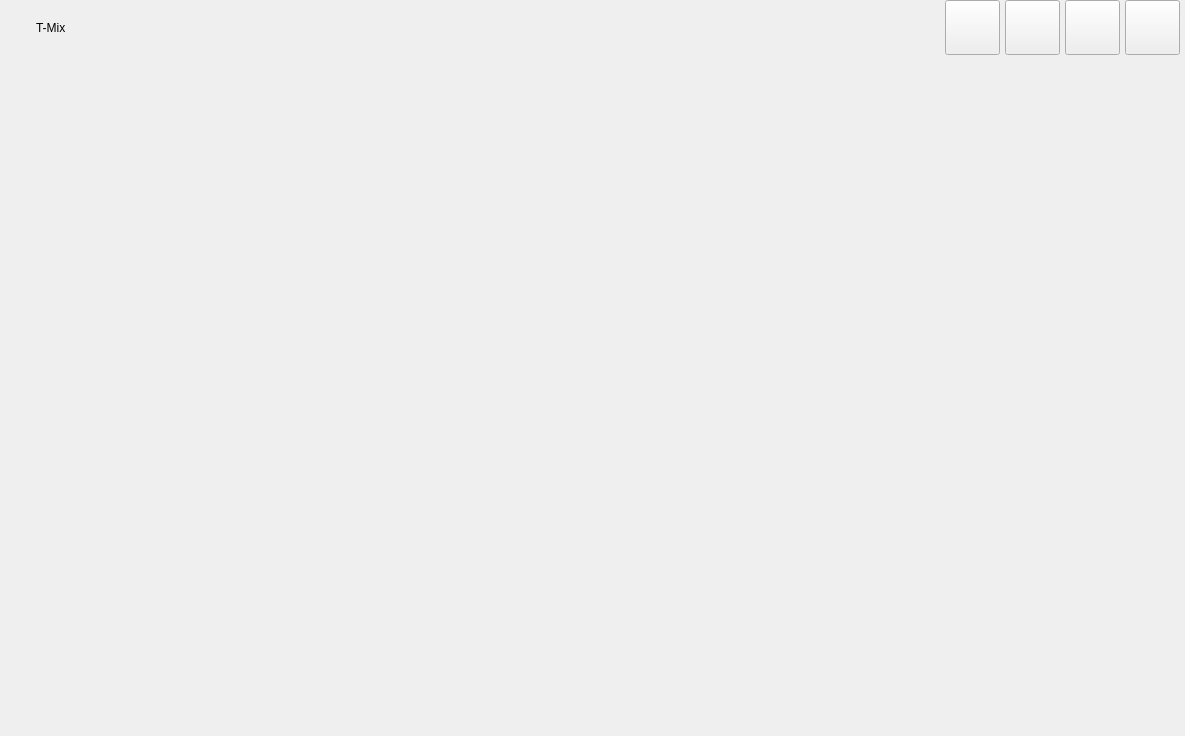
<?xml version="1.0" encoding="UTF-8"?>
<ui version="4.0">
 <class>MainWindow</class>
 <widget class="QMainWindow" name="MainWindow">
  <property name="geometry">
   <rect>
    <x>0</x>
    <y>0</y>
    <width>1185</width>
    <height>736</height>
   </rect>
  </property>
  <property name="windowTitle">
   <string>MainWindow</string>
  </property>
  <widget class="QWidget" name="WGBackGround">
   <property name="styleSheet">
    <string notr="true"/>
   </property>
   <property name="XUIStyleClass" stdset="0">
    <string>Body</string>
   </property>
   <layout class="QVBoxLayout" name="verticalLayout">
    <property name="spacing">
     <number>0</number>
    </property>
    <property name="leftMargin">
     <number>0</number>
    </property>
    <property name="topMargin">
     <number>0</number>
    </property>
    <property name="rightMargin">
     <number>0</number>
    </property>
    <property name="bottomMargin">
     <number>0</number>
    </property>
    <item>
     <widget class="QWidget" name="TitleBar" native="true">
      <property name="minimumSize">
       <size>
        <width>0</width>
        <height>55</height>
       </size>
      </property>
      <property name="maximumSize">
       <size>
        <width>16777215</width>
        <height>55</height>
       </size>
      </property>
      <layout class="QHBoxLayout" name="horizontalLayout_2">
       <property name="spacing">
        <number>5</number>
       </property>
       <property name="leftMargin">
        <number>15</number>
       </property>
       <property name="topMargin">
        <number>0</number>
       </property>
       <property name="rightMargin">
        <number>5</number>
       </property>
       <property name="bottomMargin">
        <number>0</number>
       </property>
       <item>
        <widget class="QLabel" name="LBLogo">
         <property name="minimumSize">
          <size>
           <width>16</width>
           <height>16</height>
          </size>
         </property>
         <property name="maximumSize">
          <size>
           <width>16</width>
           <height>16</height>
          </size>
         </property>
         <property name="styleSheet">
          <string notr="true">image: url(:/static/images/icon_logo.svg);</string>
         </property>
         <property name="text">
          <string/>
         </property>
        </widget>
       </item>
       <item>
        <widget class="QLabel" name="LBTitle">
         <property name="text">
          <string>T-Mix</string>
         </property>
         <property name="XUIStyleClass" stdset="0">
          <string>Title</string>
         </property>
        </widget>
       </item>
       <item>
        <widget class="QPushButton" name="BtnAboutUS">
         <property name="minimumSize">
          <size>
           <width>55</width>
           <height>55</height>
          </size>
         </property>
         <property name="maximumSize">
          <size>
           <width>55</width>
           <height>55</height>
          </size>
         </property>
         <property name="toolTip">
          <string>关于我们</string>
         </property>
         <property name="text">
          <string/>
         </property>
         <property name="icon">
          <iconset resource="../resource.qrc">
           <normaloff>:/static/images/icon_aboutus_def.svg</normaloff>:/static/images/icon_aboutus_def.svg</iconset>
         </property>
        </widget>
       </item>
       <item>
        <widget class="QPushButton" name="BtnMinimized">
         <property name="minimumSize">
          <size>
           <width>55</width>
           <height>55</height>
          </size>
         </property>
         <property name="maximumSize">
          <size>
           <width>55</width>
           <height>55</height>
          </size>
         </property>
         <property name="toolTip">
          <string>最小化</string>
         </property>
         <property name="text">
          <string/>
         </property>
         <property name="icon">
          <iconset resource="../resource.qrc">
           <normaloff>:/static/images/icon_min.svg</normaloff>:/static/images/icon_min.svg</iconset>
         </property>
        </widget>
       </item>
       <item>
        <widget class="QPushButton" name="BtnMaximized">
         <property name="minimumSize">
          <size>
           <width>55</width>
           <height>55</height>
          </size>
         </property>
         <property name="maximumSize">
          <size>
           <width>55</width>
           <height>55</height>
          </size>
         </property>
         <property name="toolTip">
          <string>最大化</string>
         </property>
         <property name="text">
          <string/>
         </property>
         <property name="icon">
          <iconset resource="../resource.qrc">
           <normaloff>:/static/images/icon_max.svg</normaloff>
           <activeon>:/static/images/icon_restore.svg</activeon>
           <selectedon>:/static/images/icon_restore.svg</selectedon>:/static/images/icon_max.svg</iconset>
         </property>
         <property name="checkable">
          <bool>true</bool>
         </property>
        </widget>
       </item>
       <item>
        <widget class="QPushButton" name="BtnClose">
         <property name="minimumSize">
          <size>
           <width>55</width>
           <height>55</height>
          </size>
         </property>
         <property name="maximumSize">
          <size>
           <width>55</width>
           <height>55</height>
          </size>
         </property>
         <property name="toolTip">
          <string>关闭程序</string>
         </property>
         <property name="text">
          <string/>
         </property>
         <property name="icon">
          <iconset resource="../resource.qrc">
           <normaloff>:/static/images/icon_close.svg</normaloff>:/static/images/icon_close.svg</iconset>
         </property>
         <property name="XUIBtn" stdset="0">
          <string>BtnClose</string>
         </property>
        </widget>
       </item>
      </layout>
     </widget>
    </item>
    <item>
     <widget class="QStackedWidget" name="SWBodyPages">
      <property name="currentIndex">
       <number>1</number>
      </property>
      <widget class="QWidget" name="MainPage">
       <layout class="QVBoxLayout" name="verticalLayout_2">
        <property name="spacing">
         <number>0</number>
        </property>
        <property name="leftMargin">
         <number>0</number>
        </property>
        <property name="topMargin">
         <number>0</number>
        </property>
        <property name="rightMargin">
         <number>0</number>
        </property>
        <property name="bottomMargin">
         <number>0</number>
        </property>
        <item>
         <widget class="QStackedWidget" name="SWBallotView">
          <property name="currentIndex">
           <number>0</number>
          </property>
          <widget class="PageHome" name="WGHomeView"/>
          <widget class="PageToolboxes" name="WGToolBoxes"/>
          <widget class="PageJournal" name="WGLogView"/>
         </widget>
        </item>
        <item>
         <widget class="QWidget" name="ToolBtnboxes" native="true">
          <property name="minimumSize">
           <size>
            <width>0</width>
            <height>135</height>
           </size>
          </property>
          <property name="maximumSize">
           <size>
            <width>16777215</width>
            <height>135</height>
           </size>
          </property>
          <property name="XUIStyleClass" stdset="0">
           <string>Content</string>
          </property>
          <layout class="QHBoxLayout" name="horizontalLayout">
           <property name="spacing">
            <number>5</number>
           </property>
           <property name="leftMargin">
            <number>0</number>
           </property>
           <property name="topMargin">
            <number>0</number>
           </property>
           <property name="rightMargin">
            <number>0</number>
           </property>
           <property name="bottomMargin">
            <number>0</number>
           </property>
           <item>
            <widget class="QPushButton" name="BtnHome">
             <property name="minimumSize">
              <size>
               <width>200</width>
               <height>135</height>
              </size>
             </property>
             <property name="maximumSize">
              <size>
               <width>200</width>
               <height>135</height>
              </size>
             </property>
             <property name="text">
              <string>引导测试</string>
             </property>
             <property name="icon">
              <iconset resource="../resource.qrc">
               <normaloff>:/static/images/icon_home_def.svg</normaloff>
               <activeoff>:/static/images/icon_home_act.svg</activeoff>
               <activeon>:/static/images/icon_home_act.svg</activeon>:/static/images/icon_home_def.svg</iconset>
             </property>
             <property name="checkable">
              <bool>true</bool>
             </property>
             <property name="checked">
              <bool>true</bool>
             </property>
             <property name="autoExclusive">
              <bool>true</bool>
             </property>
             <property name="XUIBtn" stdset="0">
              <string>BtnMenu</string>
             </property>
            </widget>
           </item>
           <item>
            <widget class="QPushButton" name="BtnToolBox">
             <property name="minimumSize">
              <size>
               <width>200</width>
               <height>135</height>
              </size>
             </property>
             <property name="maximumSize">
              <size>
               <width>200</width>
               <height>135</height>
              </size>
             </property>
             <property name="text">
              <string>工具箱</string>
             </property>
             <property name="icon">
              <iconset resource="../resource.qrc">
               <normaloff>:/static/images/icon_toolbox_def.svg</normaloff>
               <activeoff>:/static/images/icon_toolbox_act.svg</activeoff>
               <activeon>:/static/images/icon_toolbox_act.svg</activeon>:/static/images/icon_toolbox_def.svg</iconset>
             </property>
             <property name="checkable">
              <bool>true</bool>
             </property>
             <property name="autoExclusive">
              <bool>true</bool>
             </property>
             <property name="XUIBtn" stdset="0">
              <string>BtnMenu</string>
             </property>
            </widget>
           </item>
           <item>
            <widget class="QPushButton" name="BtnLogs">
             <property name="minimumSize">
              <size>
               <width>200</width>
               <height>135</height>
              </size>
             </property>
             <property name="maximumSize">
              <size>
               <width>200</width>
               <height>135</height>
              </size>
             </property>
             <property name="text">
              <string>测试记录</string>
             </property>
             <property name="icon">
              <iconset resource="../resource.qrc">
               <normaloff>:/static/images/icon_logs_def.svg</normaloff>
               <activeoff>:/static/images/icon_logs_act.svg</activeoff>
               <activeon>:/static/images/icon_logs_act.svg</activeon>:/static/images/icon_logs_def.svg</iconset>
             </property>
             <property name="checkable">
              <bool>true</bool>
             </property>
             <property name="autoExclusive">
              <bool>true</bool>
             </property>
             <property name="XUIBtn" stdset="0">
              <string>BtnMenu</string>
             </property>
            </widget>
           </item>
           <item>
            <spacer name="horizontalSpacer">
             <property name="orientation">
              <enum>Qt::Horizontal</enum>
             </property>
             <property name="sizeHint" stdset="0">
              <size>
               <width>562</width>
               <height>20</height>
              </size>
             </property>
            </spacer>
           </item>
          </layout>
         </widget>
        </item>
       </layout>
      </widget>
      <widget class="PageTest" name="TestPage"/>
     </widget>
    </item>
   </layout>
  </widget>
 </widget>
 <customwidgets>
  <customwidget>
   <class>PageHome</class>
   <extends>QWidget</extends>
   <header>pagehome.h</header>
   <container>1</container>
  </customwidget>
  <customwidget>
   <class>PageToolboxes</class>
   <extends>QWidget</extends>
   <header>pagetoolboxes.h</header>
   <container>1</container>
  </customwidget>
  <customwidget>
   <class>PageJournal</class>
   <extends>QWidget</extends>
   <header>pagejournal.h</header>
   <container>1</container>
  </customwidget>
  <customwidget>
   <class>PageTest</class>
   <extends>QWidget</extends>
   <header>pagetest.h</header>
   <container>1</container>
  </customwidget>
 </customwidgets>
 <resources>
  <include location="../resource.qrc"/>
 </resources>
 <connections/>
</ui>
